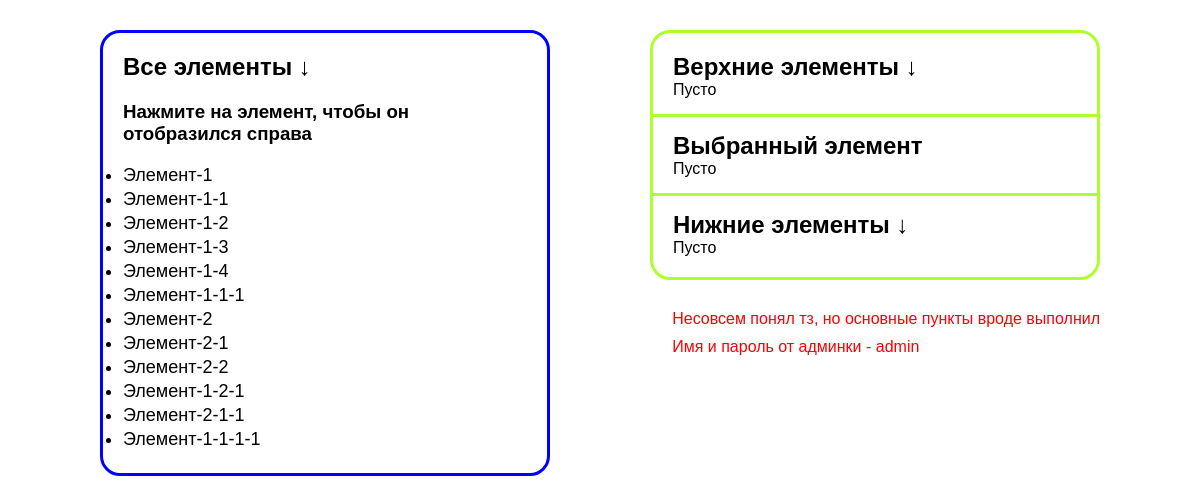
The page / on the database its author committed.
### menu/models.py (models this page shows)
class MenuModel(models.Model):
  name = models.CharField(max_length=100)
  parent = models.ForeignKey('self', on_delete=models.CASCADE, null=True, blank=True)
  def __str__(self):
    return self.name

### menu/views.py (the view)
# urls.py: path('', menuView, name='default'),
def menuView(request, name=None):
  objects = MenuModel.objects
  context = {
    'allMenu': objects.all,
    'selected': name,
    'parents': [],
    'childrens': [],
  }
  try:
    el = objects.get(name=name)
    parents = [el.parent]
    i = 0
    while parents[i].parent:
      parents.append(parents[i].parent)
      i += 1
    context['parents'] = parents
  except:
    pass
  try:
    childrens = getChildrens(objects, el)
    context['childrens'] = childrens
  except:
    pass
  return render(request, 'index.html', context)

### menu/templates/index.html (shortened to what this page needs)
{% load static %}
<!DOCTYPE html>
<html lang="en">
<head>
  <link rel="stylesheet" href="{% static 'css/main.css' %}">
</head>
<body>
  <div class="container">
    <div class="left">
      <h2>Все элементы ↓</h2>
      <h3>Нажмите на элемент, чтобы он отобразился справа</h3>
      <ul>
        {% for el in allMenu %}
          <li class="left__li li">
            <span onclick=setElement(this)>{{ el }}</span>
          </li>
        {% endfor %}
      </ul>
    </div>
    <div class="right">
      <h2>Верхние элементы ↓</h2>
      {% if parents %}
      <ul class="right__parents">
        {% for el in parents %}
          <li class="li">
            <span class="right__parent">{{ el }}</span>
          </li>
        {% endfor %}
      </ul>
      {% else %}
      <p class="none">Пусто</p>
      {% endif %}
      <div class="line"></div>
      <h2>Выбранный элемент</h2>
      {% if selected %}
      <p class="selected">{{ selected }}</p>
      {% else %}
      <p class="none">Пусто</p>
      {% endif %}
      <div class="line"></div>
      <h2>Нижние элементы ↓</h2>
      {% if childrens %}
      <ul class="right__parents">
        {% for el in childrens %}
          <li class="li">
            <span class="right__parent">{{ el.name }}</span>
          </li>
        {% endfor %}
      </ul>
      {% else %}
      <p class="none">Пусто</p>
      {% endif %}
    </div>
    <div class="desc">
      <p class="desc__p">Несовсем понял тз, но основные пункты вроде выполнил</p>
      <p class="desc__p">Имя и пароль от админки - admin</p>
    </div>
  </div>
</body>
</html>

### static/css/main.css (style rules this page uses)
.container { max-width: 1000px; margin: 30px auto; }
h3 { margin: 20px 0; }
.left { width: 45%; float: left; border: 3px solid blue; padding: 20px; border-radius: 20px; }
.li { cursor: pointer; margin: 3px 0; position: relative; font-size: 18px; }
.right { width: 45%; float: right; border: 3px solid greenyellow; padding: 20px; border-radius: 20px; }
.line { width: calc(100% + 40px); transform: translateX(-20px); height: 3px; background: greenyellow; margin: 15px 0; }
.desc { float: right; margin-top: 20px; }
.desc__p { color: red; margin-top: 10px; }

### rows shown on the page
MenuModel: name "Элемент-1"
MenuModel: name "Элемент-1-1"
MenuModel: name "Элемент-1-2"
MenuModel: name "Элемент-1-3"
MenuModel: name "Элемент-1-4"
MenuModel: name "Элемент-1-1-1"
MenuModel: name "Элемент-2"
MenuModel: name "Элемент-2-1"
MenuModel: name "Элемент-2-2"
MenuModel: name "Элемент-1-2-1"
MenuModel: name "Элемент-2-1-1"
MenuModel: name "Элемент-1-1-1-1"
